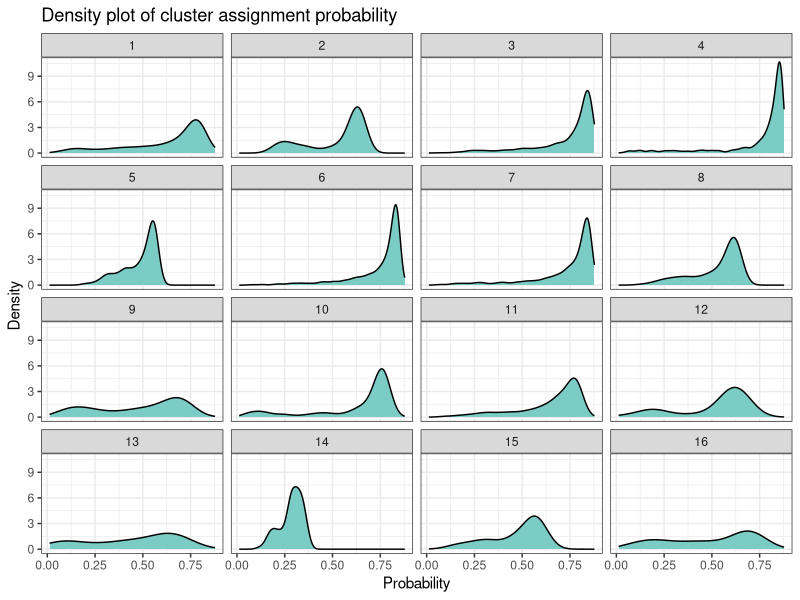

Here is the R script that generated this plot: (Note: this script raises an error after producing the figure.)
#' ---
#' title: "Import clustering results from DPGP output"
#' author: "Chelsea Herdman"
#' date: "February 24th, 2020"
#' output: github_document
#' ---
#'
#' In order to perform GO term analysis on the clustering results from DPGP
#' we imported optimal clustering information from the DPGP run and created
#' gene lists per cluster
#'
#' #### Evaluate number of genes per cluster and probability statistic
#' 
#' Load required libraries.
#' 
#+ libraries, message=FALSE, error=FALSE, warning=FALSE
library(data.table)
library(here)
library(ggplot2)

#' Import optimal clustering table

dpgp_res = fread(here("dpgp_clustering/dpgp_default_vsd_fdr5pct_replicates_20200222_optimal_clustering.txt"))

#' Make summary table of cluster information
sum_res = dpgp_res[, list(n_genes=length(gene),
                          mean_prob=mean(probability)),
                   by="cluster"]

#' Plot probability results for each cluster

#+ density plots, width=6, height=4

p1 = ggplot(dpgp_res, aes(x=probability)) +
        theme_bw() +
        geom_density(fill="#7bccc4") +
        scale_x_continuous(name= "Probability") +
        scale_y_continuous(name= "Density") +
        ggtitle("Density plot of cluster assignment probability") +
        facet_wrap(~ cluster)
       
cluster_vec = unique(dpgp_res$cluster) 

res_list = list()

for (i in seq_along(cluster_vec)) {
        tmp = dpgp_res[cluster == i]
        tmp = tmp[, list(gene)]
        fwrite(tmp, file=here("dpgp_clustering", "cluster_genelists", 
                              paste("cluster", i, ".txt", sep="")), 
               col.names = FALSE)
}

